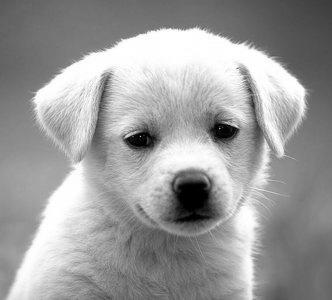
#> input picture keras-cnn/dog.jpg, 332 x 300 px
$ jupyter execute convolution.ipynb
#> lines starting #> are read from the running program, lines starting #| are printed output that depends on the picture
[cell 1]
import os
os.environ["CUDA_VISIBLE_DEVICES"] = "-1"
import numpy as np

from skimage import io
from skimage import data
from scipy.signal import convolve2d

[cell 2]
image = io.imread('dog.jpg', as_gray=True)
#> image is the input picture: shape (300, 332) float64; min 0, max 1, mean 0.611
kernel = [[0.0, 0.0, 0.0],
          [0.0, 1.0, 0.0],
          [0.0, 0.0, 0.0]]
# this kernel is linear = will not change the image
features = convolve2d(image, kernel)
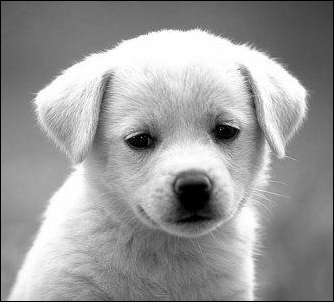
#> features: shape (302, 334) float64; min 0, max 1, mean 0.603
#Normalize between 0.0 and 1.0
features = (features - np.min(features)) / np.ptp(features)
io.imshow(features, cmap='gray')
# Convolution vs percentron: percentron output single number, convolution output feature map
# Now you need to define the size of the filter (it's actually a kernel), each time filter apply to part of the
# image you shrink the image (eg. 5x5 square to 1), so the preserve the image size you can put zeros around
# (zero-padding)
# Initially the kernel is random, but eventually the CNN will learn some kernels are more important than the other
# (Say vertical edge is more important than horizontal edge). Spacial information is perserved in the kernel

[cell 3]
image = io.imread('dog.jpg', as_gray=True)
kernel = [[-1.5, 0, -1.5],
          [0, 1.5, 0.0],
          [-1.5, 0, -1.5]]
features = convolve2d(image, kernel)
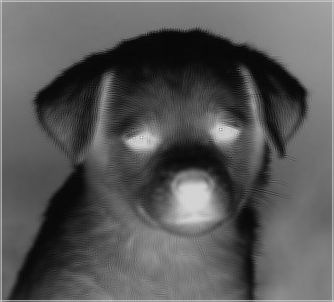
#> features: shape (302, 334) float64; min -4.7, max 0.976, mean -2.71; drawn with min black and max white
#Normalize between 0.0 and 1.0
features = (features - np.min(features)) / np.ptp(features)
io.imshow(features, cmap='gray')
# Convolution vs percentron: percentron output single number, convolution output feature map
# Now you need to define the size of the filter (it's actually a kernel), each time filter apply to part of the
# image you shrink the image (eg. 5x5 square to 1), so the preserve the image size you can put zeros around
# (zero-padding)
